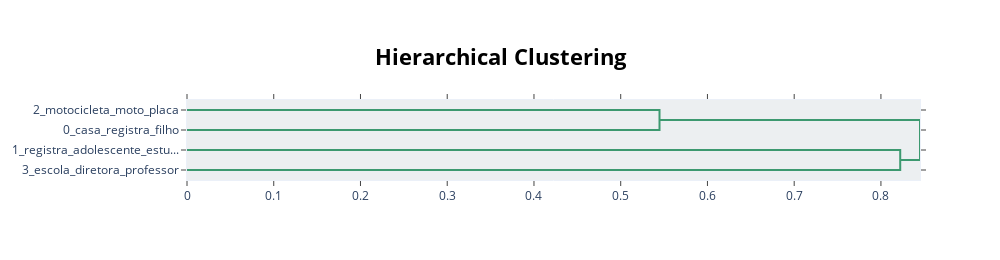
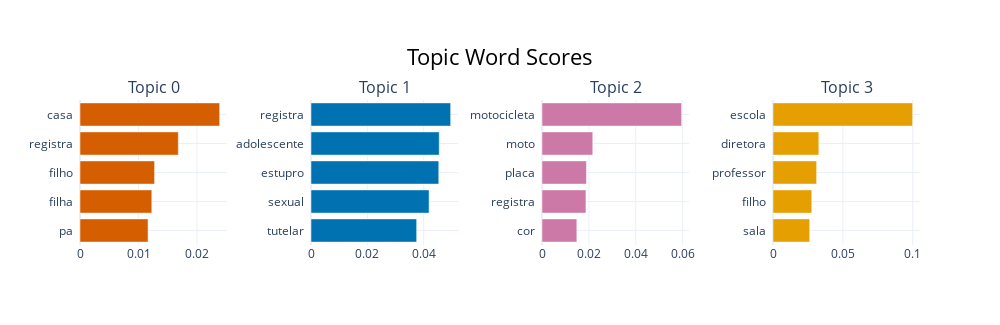

The code cell stored with these charts, in order, in its notebook:
### Code cell
# Gráfico de hierarquia de tópicos
fig = modelo_bertopic.visualize_hierarchy()
fig.show()

# Gráfico de barras com palavras-chave
fig2 = modelo_bertopic.visualize_barchart(top_n_topics=5)
fig2.show()

### Figure 1 — Plotly figure (JSON) as saved in the notebook; plotly's stock layout.template omitted (floating-point values rounded to 4 significant figures)
{"data": [{"hoverinfo": "text", "marker": {"color": "rgb(61,153,112)"}, "mode": "lines", "type": "scatter", "x": [0.0, 0.5447, 0.5447, 0.0], "xaxis": "x", "y": [-5.0, -5.0, -15.0, -15.0], "yaxis": "y"}, {"hoverinfo": "text", "marker": {"color": "rgb(61,153,112)"}, "mode": "lines", "type": "scatter", "x": [0.0, 0.8222, 0.8222, 0.0], "xaxis": "x", "y": [-25.0, -25.0, -35.0, -35.0], "yaxis": "y"}, {"hoverinfo": "text", "marker": {"color": "rgb(61,153,112)"}, "mode": "lines", "type": "scatter", "x": [0.5447, 0.845, 0.845, 0.8222], "xaxis": "x", "y": [-10.0, -10.0, -30.0, -30.0], "yaxis": "y"}], "layout": {"autosize": false, "height": 260, "hoverlabel": {"bgcolor": "white", "font": {"family": "Rockwell", "size": 16}}, "hovermode": "closest", "plot_bgcolor": "#ECEFF1", "showlegend": false, "title": {"font": {"color": "Black", "size": 22}, "text": "<b>Hierarchical Clustering</b>", "x": 0.5, "xanchor": "center", "yanchor": "top"}, "width": 1000, "xaxis": {"mirror": "allticks", "rangemode": "tozero", "showgrid": false, "showline": true, "showticklabels": true, "ticks": "outside", "type": "linear", "zeroline": false}, "yaxis": {"mirror": "allticks", "range": [-40, 0], "rangemode": "tozero", "showgrid": false, "showline": true, "showticklabels": true, "tickmode": "array", "ticks": "outside", "ticktext": ["2_motocicleta_moto_placa", "0_casa_registra_filho", "1_registra_adolescente_estu...", "3_escola_diretora_professor"], "tickvals": [-5, -15, -25, -35], "type": "linear", "zeroline": false}}}

### Figure 2 — Plotly figure (JSON) as saved in the notebook; plotly's stock layout.template omitted (floating-point values rounded to 4 significant figures)
{"data": [{"marker": {"color": "#D55E00"}, "orientation": "h", "type": "bar", "x": [0.01163, 0.01227, 0.01275, 0.0168, 0.02386], "xaxis": "x", "y": ["pa  ", "filha  ", "filho  ", "registra  ", "casa  "], "yaxis": "y"}, {"marker": {"color": "#0072B2"}, "orientation": "h", "type": "bar", "x": [0.03749, 0.0419, 0.04534, 0.0455, 0.04955], "xaxis": "x2", "y": ["tutelar  ", "sexual  ", "estupro  ", "adolescente  ", "registra  "], "yaxis": "y2"}, {"marker": {"color": "#CC79A7"}, "orientation": "h", "type": "bar", "x": [0.01487, 0.01875, 0.01897, 0.02166, 0.05958], "xaxis": "x3", "y": ["cor  ", "registra  ", "placa  ", "moto  ", "motocicleta  "], "yaxis": "y3"}, {"marker": {"color": "#E69F00"}, "orientation": "h", "type": "bar", "x": [0.02627, 0.02773, 0.03123, 0.0328, 0.09995], "xaxis": "x4", "y": ["sala  ", "filho  ", "professor  ", "diretora  ", "escola  "], "yaxis": "y4"}], "layout": {"annotations": [{"font": {"size": 16}, "showarrow": false, "text": "Topic 0", "x": 0.0875, "xanchor": "center", "xref": "paper", "y": 1, "yanchor": "bottom", "yref": "paper"}, {"font": {"size": 16}, "showarrow": false, "text": "Topic 1", "x": 0.3625, "xanchor": "center", "xref": "paper", "y": 1, "yanchor": "bottom", "yref": "paper"}, {"font": {"size": 16}, "showarrow": false, "text": "Topic 2", "x": 0.6375, "xanchor": "center", "xref": "paper", "y": 1, "yanchor": "bottom", "yref": "paper"}, {"font": {"size": 16}, "showarrow": false, "text": "Topic 3", "x": 0.9125, "xanchor": "center", "xref": "paper", "y": 1, "yanchor": "bottom", "yref": "paper"}], "height": 325, "hoverlabel": {"bgcolor": "white", "font": {"family": "Rockwell", "size": 16}}, "showlegend": false, "title": {"font": {"color": "Black", "size": 22}, "text": "Topic Word Scores", "x": 0.5, "xanchor": "center", "yanchor": "top"}, "width": 1000, "xaxis": {"anchor": "y", "domain": [0, 0.175], "showgrid": true}, "xaxis2": {"anchor": "y2", "domain": [0.275, 0.45], "showgrid": true}, "xaxis3": {"anchor": "y3", "domain": [0.55, 0.725], "showgrid": true}, "xaxis4": {"anchor": "y4", "domain": [0.825, 1], "showgrid": true}, "yaxis": {"anchor": "x", "domain": [0, 1], "showgrid": true}, "yaxis2": {"anchor": "x2", "domain": [0, 1], "showgrid": true}, "yaxis3": {"anchor": "x3", "domain": [0, 1], "showgrid": true}, "yaxis4": {"anchor": "x4", "domain": [0, 1], "showgrid": true}}}
